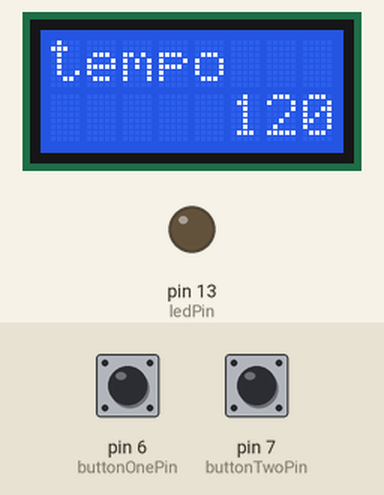
This sketch was run on a simulated Arduino Uno, built with avr-gcc and run on an emulated ATmega328P. Parts: 8×2 character LCD, output pins drawn as LEDs (lit = HIGH). The test bench sets the inputs (shaded band); at power-on: pin 7 (buttonTwoPin) LOW, pin 6 (buttonOnePin) LOW. What the sketch prints to the serial monitor is not drawn.

Above: at 1.2 s.
1.3 s: pin 7 (buttonTwoPin) pulled HIGH for 0.15 s
At 1.38 s:
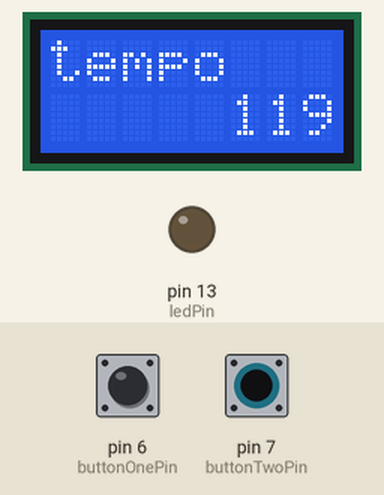
Timing chart, 0 to 4.3 s (numbered marks = the images above; inputs shaded):
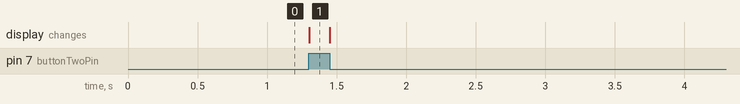

The sketch:

metrocontrol.ino
```cpp
#include <Metro.h>

/*
  metronomsteuerung

ein drehinkrementalregler steuert einen periodischen klick/blink...


 The circuit:
 * drehinkrementalgeber attached to pin 6 and 7 from +5V
 * 10K resistor attached to pin 2 from ground
 * LED attached from pin 13 to ground (or use the built-in LED on
   most Arduino boards)


 */


// include the library code:
#include <LiquidCrystal.h>

// initialize the library with the numbers of the interface pins
LiquidCrystal lcd(5, 8, 9, 10, 11, 12);

// this constant won't change:
const int  buttonOnePin = 6;    // the pins for the drehinkr
const int  buttonTwoPin = 7;
const int ledPin = 13;       // the pin that the LED is attached to

// Variables will change:
unsigned short tempo = 120;
int knobState = 0;
int lastKnobState = 0;     // previous state of the button
unsigned short knobVal = 480; //knob value

int tempoMs = 10000;

Metro ledMetro = Metro(tempoMs);


void setup() {
  // initialize the button pins as a input:
  pinMode(buttonOnePin, INPUT);
  pinMode(buttonTwoPin, INPUT);
  // initialize the LED as an output:
  pinMode(ledPin, OUTPUT);
  // initialize serial communication:
  Serial.begin(9600);

  // set up the LCD's number of columns and rows:
  lcd.begin(8, 2);
// Print a message to the LCD.
lcd.print("tempo");
// Move the cursor to the beginning of the second address block
// (note: line 1 is the second row, since counting begins with 0):
lcd.setCursor(5, 1);
lcd.print("120");

}

void tock() {
  digitalWrite(ledPin, HIGH);
  delay(5);
  digitalWrite(ledPin, LOW);
  return;
}

char knobAction() {
    // read the two input pins:
  knobState = (digitalRead(buttonOnePin) << 1) | (digitalRead(buttonTwoPin));
  if (knobState != lastKnobState) {


    switch (knobState) {

      case 0:
      if (lastKnobState == 2) knobVal-- ;
      if (lastKnobState == 1) knobVal++ ;
      break;

      case 1:
      if (lastKnobState == 0) knobVal-- ;
      if (lastKnobState == 3) knobVal++ ;
      break;

      case 2:
      if (lastKnobState == 3) knobVal-- ;
      if (lastKnobState == 0) knobVal++ ;
      break;

      case 3:
      if (lastKnobState == 1) knobVal-- ;
      if (lastKnobState == 2) knobVal++ ;
      break;

  }
  if (knobVal < 160) knobVal = 160;
  if (knobVal > 1000) knobVal = 1000;

  if (knobVal < 400) {
    lcd.setCursor(5, 1);
  // remove the digit here:
  lcd.clear();
  lcd.setCursor(0, 0);
  lcd.print("tempo");
  lcd.setCursor(6, 1);
  }
  if (knobVal >= 400) lcd.setCursor(5, 1);


  tempo = (knobVal >> 2);
  tempoMs = (60000 / tempo);

  // save the current state as the last state,
  //for next time through the loop
  lastKnobState = knobState;

  return 1;

  }
  else {
  // save the current state as the last state,
  //for next time through the loop
  lastKnobState = knobState;
    return 0;
  }
}


void loop() {


  if (knobAction() ) {
  Serial.println(tempo, DEC);

  // set the cursor to column 0, line 1
  // (note: line 1 is the second row, since counting begins with 0):

  // print tempo:
 lcd.print(tempo, DEC);

  ledMetro.interval(tempoMs);

  }

  if (ledMetro.check() ) {
    tock();
    ledMetro.interval(tempoMs);
  } else {
      delay(1);  //wait 2millisec
  }

}
```

Measured:
- after the input at 1.3 s, the display: changes at once (image 1)
